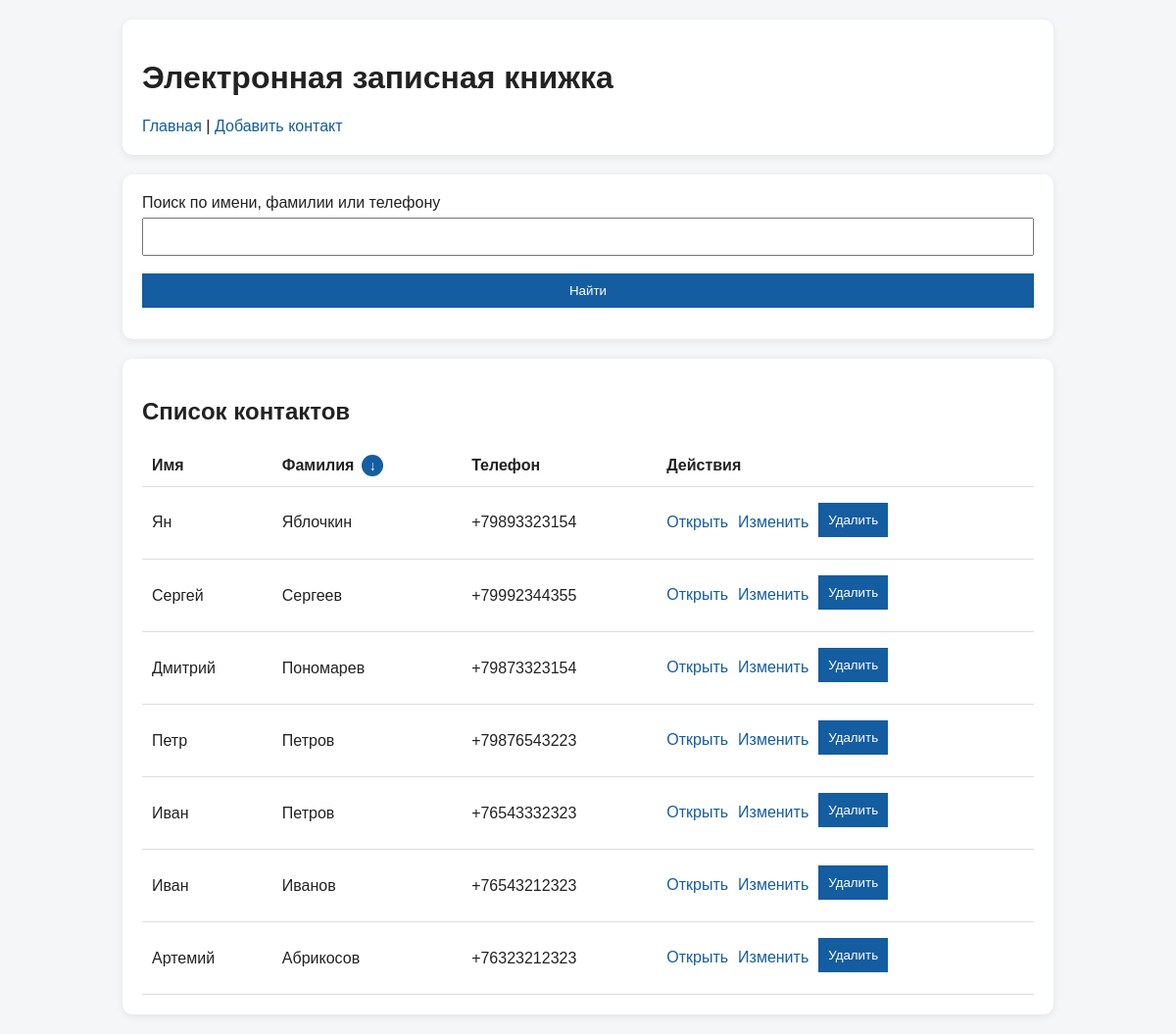
/?search=&sort=desc, run on the app's committed database.
### tables this page shows
CREATE TABLE contacts (
            id INTEGER PRIMARY KEY AUTOINCREMENT,
            first_name TEXT NOT NULL,
            last_name TEXT NOT NULL,
            phone TEXT NOT NULL,
            email TEXT,
            address TEXT
        );

### app.py (the view)
    @app.route("/")
    def index():
        search = request.args.get("search", "").strip()
        message = request.args.get("message", "")
        sort = request.args.get("sort", "asc")
        if sort == "desc":
            order_by = "last_name DESC, first_name DESC"
        else:
            sort = "asc"
            order_by = "last_name ASC, first_name ASC"
        conn = get_connection()
        if search:
            contacts = conn.execute(
                "SELECT * FROM contacts "
                "WHERE first_name LIKE ? OR last_name LIKE ? OR phone LIKE ? "
                "ORDER BY " + order_by,
                (f"%{search}%", f"%{search}%", f"%{search}%"),
            ).fetchall()
        else:
            contacts = conn.execute(
                "SELECT * FROM contacts ORDER BY " + order_by
            ).fetchall()
        conn.close()
        return render_template(
            "index.html",
            contacts=contacts,
            search=search,
            message=message,
            sort=sort,
        )

### app.py (called while the page is built)
def get_connection():
    conn = sqlite3.connect(DATABASE)
    conn.row_factory = sqlite3.Row
    return conn

### templates/index.html (shortened to what this page needs)
{% extends "base.html" %}
{% block content %}
<div class="box">
    <form method="get">
        <label for="search">Поиск по имени, фамилии или телефону</label>
        <input type="text" id="search" name="search" value="{{ search }}">
        <button type="submit">Найти</button>
    </form>
</div>
<div class="box">
    <h2>Список контактов</h2>
    {% if contacts %}
    <table>
        <tr>
            <th>Имя</th>
            <th>
                <div class="sortable-title">
                    <span>Фамилия</span>
                    <a class="sort-arrow" href="{{ url_for('index', search=search, sort='desc' if sort == 'asc' else 'asc') }}">
                        {% if sort == "asc" %}↑{% else %}↓{% endif %}
                    </a>
                </div>
            </th>
            <th>Телефон</th>
            <th>Действия</th>
        </tr>
        {% for contact in contacts %}
        <tr>
            <td>{{ contact.first_name }}</td>
            <td>{{ contact.last_name }}</td>
            <td>{{ contact.phone }}</td>
            <td class="actions">
                <a href="{{ url_for('contact_detail', contact_id=contact.id) }}">Открыть</a>
                <a href="{{ url_for('edit_contact', contact_id=contact.id) }}">Изменить</a>
                <form class="inline-form" action="{{ url_for('delete_contact', contact_id=contact.id) }}" method="post">
                    <button type="submit">Удалить</button>
                </form>
            </td>
        </tr>
        {% endfor %}
    </table>
    {% else %}
    <p>Контакты не найдены.</p>
    {% endif %}
</div>
{% endblock %}

### static/style.css (style rules this page uses)
body { font-family: Arial, sans-serif; max-width: 950px; margin: 20px auto; background: #f4f6f8; color: #222; }
.box { background: white; padding: 20px; border-radius: 10px; box-shadow: 0 2px 8px rgba(0, 0, 0, 0.08); margin-bottom: 20px; }
a { text-decoration: none; color: #145da0; }
table { width: 100%; border-collapse: collapse; }
th, td { border-bottom: 1px solid #ddd; padding: 10px; text-align: left; }
input, select, textarea, button { width: 100%; padding: 10px; margin-top: 6px; margin-bottom: 12px; box-sizing: border-box; }
button { cursor: pointer; background: #145da0; color: white; border: none; }
.actions { display: flex; gap: 10px; align-items: center; }
.sortable-title { display: flex; align-items: center; gap: 8px; }
.sort-arrow { display: inline-flex; align-items: center; justify-content: center; width: 22px; height: 22px; border-radius: 50%; background: #145da0; color: white; font-size: 14px; font-weight: bold; }
.inline-form { display: inline; }

### data on the page
contacts: first_name "Ян", last_name "Яблочкин", phone "+79893323154"
contacts: first_name "Сергей", last_name "Сергеев", phone "+79992344355"
contacts: first_name "Дмитрий", last_name "Пономарев", phone "+79873323154"
contacts: first_name "Петр", last_name "Петров", phone "+79876543223"
contacts: first_name "Иван", last_name "Петров", phone "+76543332323"
contacts: first_name "Иван", last_name "Иванов", phone "+76543212323"
contacts: first_name "Артемий", last_name "Абрикосов", phone "+76323212323"
